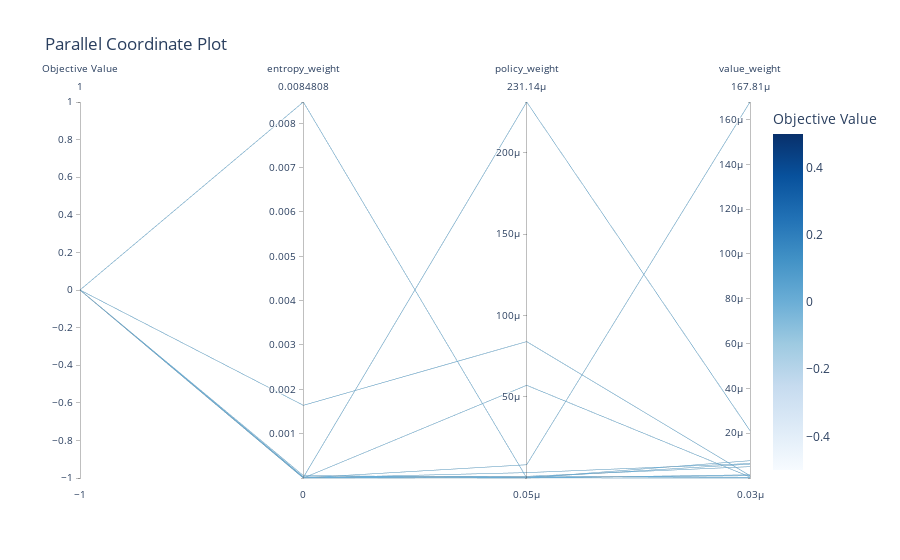

Here is the notebook cell this chart was saved with:
### Code cell
tuna.visualization.plot_parallel_coordinate(study, params = ['policy_weight', 'entropy_weight', 'value_weight'])

### Figure 1 — Plotly figure (JSON) as saved in the notebook; plotly's stock layout.template omitted (floating-point values rounded to 4 significant figures)
{"data": [{"dimensions": [{"label": "Objective Value", "range": [0, 0], "values": [0, 0, 0, 0, 0, 0, 0, 0, 0, 0, 0, 0]}, {"label": "entropy_weight", "range": [2.239e-08, 0.008481], "values": [0.00164, 3.635e-06, 2.239e-08, 5.495e-05, 6.383e-06, 2.412e-05, 0.008481, 7.997e-06, 1.535e-06, 1.907e-07, 2.156e-06, 1.305e-05]}, {"label": "policy_weight", "range": [4.718e-08, 0.0002311], "values": [8.388e-05, 8.199e-06, 5.702e-05, 3.294e-07, 4.718e-08, 1.059e-06, 1.008e-07, 1.074e-06, 3.356e-06, 1.164e-07, 3.608e-07, 0.0002311]}, {"label": "value_weight", "range": [3.273e-08, 0.0001678], "values": [1.06e-06, 0.0001678, 5.144e-07, 6.225e-06, 1.451e-06, 2.827e-07, 3.273e-08, 5.09e-06, 6.492e-06, 7.753e-06, 1.056e-06, 2.119e-05]}], "line": {"color": [0, 0, 0, 0, 0, 0, 0, 0, 0, 0, 0, 0], "colorbar": {"title": {"text": "Objective Value"}}, "colorscale": [[0, "rgb(247,251,255)"], [0.125, "rgb(222,235,247)"], [0.25, "rgb(198,219,239)"], [0.375, "rgb(158,202,225)"], [0.5, "rgb(107,174,214)"], [0.625, "rgb(66,146,198)"], [0.75, "rgb(33,113,181)"], [0.875, "rgb(8,81,156)"], [1, "rgb(8,48,107)"]], "reversescale": false, "showscale": true}, "type": "parcoords"}], "layout": {"title": {"text": "Parallel Coordinate Plot"}}}
